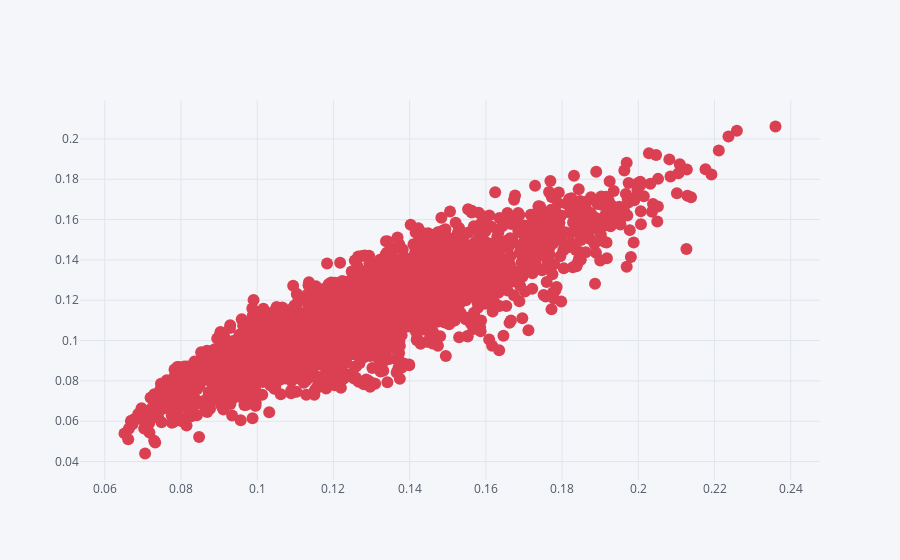

Notebook source saved alongside this figure:
### Code cell
mvp.iplot(x='volatility', y='return', kind='scatter', mode='markers', color='red')

### Figure 1 — Plotly figure (JSON) as saved in the notebook; plotly's stock layout.template omitted (floating-point values rounded to 4 significant figures; data arrays with more than 128 entries replaced by an {"elided": "..."} marker saying what was removed)
{"data": [{"line": {"color": "rgba(219, 64, 82, 1.0)", "dash": "solid", "shape": "linear", "width": 1.3}, "marker": {"size": 12, "symbol": "circle"}, "mode": "markers", "name": "return", "text": "", "type": "scatter", "uid": "b132b718-66d6-4230-b1aa-07ed9f0ad24d", "x": {"elided": "2500 float values"}, "y": {"elided": "2500 float values"}}], "layout": {"legend": {"bgcolor": "#F5F6F9", "font": {"color": "#4D5663"}}, "paper_bgcolor": "#F5F6F9", "plot_bgcolor": "#F5F6F9", "title": {"font": {"color": "#4D5663"}}, "xaxis": {"gridcolor": "#E1E5ED", "showgrid": true, "tickfont": {"color": "#4D5663"}, "title": {"font": {"color": "#4D5663"}, "text": ""}, "zerolinecolor": "#E1E5ED"}, "yaxis": {"gridcolor": "#E1E5ED", "showgrid": true, "tickfont": {"color": "#4D5663"}, "title": {"font": {"color": "#4D5663"}, "text": ""}, "zerolinecolor": "#E1E5ED"}}}
